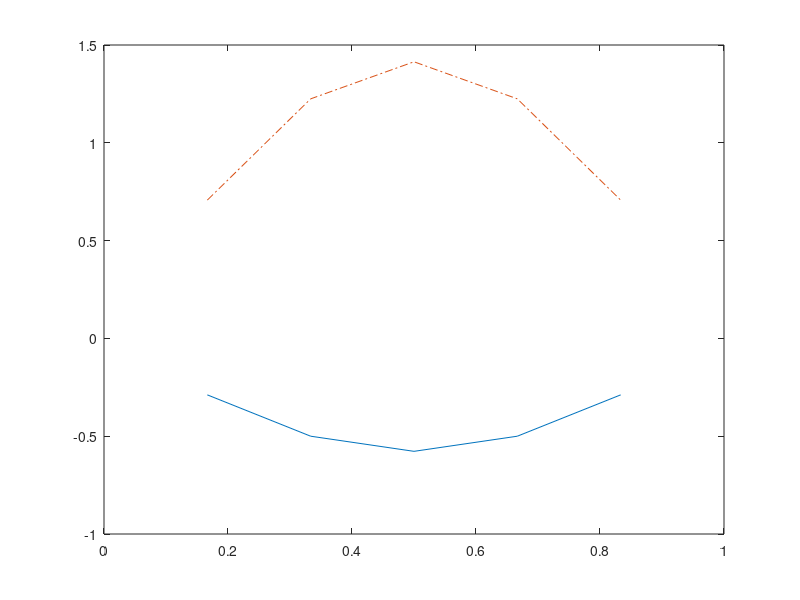

Here is the MATLAB script that generated this plot:
A = 1+ ones(1,5);
m = diag(A);

for i = 1:4
    m(i, i+1) = -1;
    m(i+1, i)= -1;
end

H = ((5+1)^2 / 2) * m;

[eigenvectors, eigenvalues] = eig(H);
x_values = linspace(1/(5+1), 5/(5+1), 5);
y2 = sqrt(2) * (sin(pi * x_values));

plot(x_values, eigenvectors(:,1), "-", x_values, y2, "-." )







